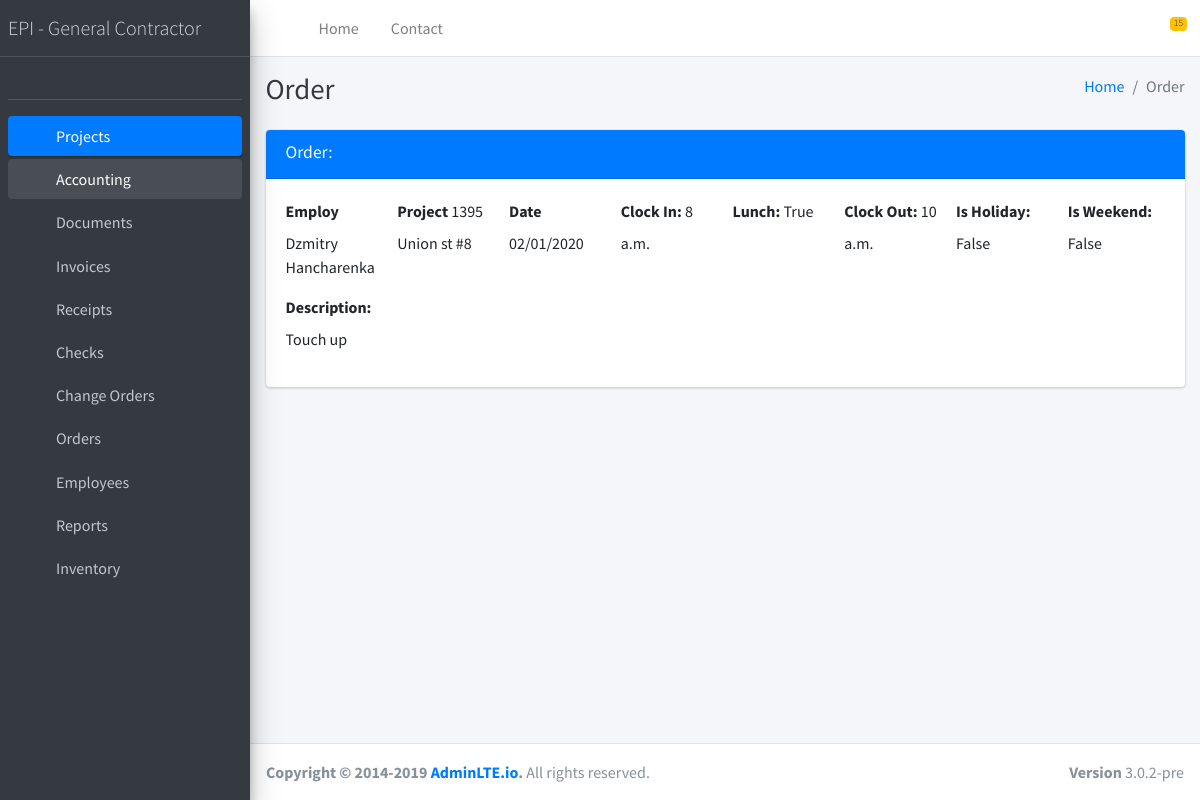
Page /timesheets/2 on the committed database.
### timesheets/models.py (models this page shows, shortened)
class Timesheet(models.Model):
    date = models.DateTimeField(blank=True)
    clock_in = models.TimeField(blank=True)
    clock_out = models.TimeField(blank=True)
    is_holiday = models.BooleanField(blank=True)
    is_meal_time = models.BooleanField(blank=True, default=False)
    is_weekend = models.BooleanField(blank=True)
    description = models.TextField(blank=True)
    project = models.ForeignKey(Project, models.SET_NULL, blank=True, null=True)
    employ = models.ForeignKey(Employ, models.SET_NULL, blank=True, null=True)
    created_at = models.DateTimeField(auto_now=True)
    updated_at = models.DateTimeField(auto_now_add=True)

### employees/models.py (models this page shows)
class Employ(models.Model):
    name = models.CharField(max_length=255)
    address =  models.CharField(max_length=255, blank=True)
    phone =  models.CharField(max_length=255, blank=True)
    email = models.EmailField(blank=True)
    documents = models.ManyToManyField(Files_storage)
    user = models.ForeignKey(User, models.SET_NULL, blank=True, null=True)
    is_active = models.BooleanField(default=True)
    created_at = models.DateTimeField(auto_now=True)
    updated_at = models.DateTimeField(auto_now_add=True)
    def __str__(self):
        return self.name

### projects/models.py (models this page shows, shortened)
class Project(models.Model):
    legal_entity = models.CharField(max_length=255, blank=True)
    portfolio = models.CharField(max_length=255, blank=True)
    address = models.CharField(max_length=255)
    unit = models.IntegerField(blank=True, default=0)
    zip = models.IntegerField(blank=True, default=0)
    city_state = models.CharField(max_length=255, default="San Francisco, CA")
    passwords = models.CharField(max_length=255, blank=True)
    bedrooms = models.IntegerField(default=0, blank=True)
    bathrooms = models.IntegerField(default=0, blank=True)
    sqFt = models.FloatField(default=0, blank=True)
    percent = models.FloatField(default=0, blank=True)
    jobNumber = models.CharField(max_length=255, unique=True, blank=True)
    start_date = models.DateField(default='1970-01-01', blank=True)
    end_date = models.DateField(default='1970-01-01', blank=True)
    status_type = [
        ('Open', 'Open'),
        ('In Progress', 'In Progress'),
        ('Under Review', 'Under Review'),
        ('Approved', 'Approved'),
        ('Done', 'Done'),
        ('Canceled', 'Canceled'),
        ('Rejected', 'Rejected')
    ]
    status = models.CharField(max_length=255, choices=status_type, default='Open')
    pm_epi = models.ForeignKey(User, models.SET_NULL, blank=True, null=True, verbose_name = "Project Manager EPI")
    rm = models.ForeignKey(Resident_manager, models.SET_NULL, blank=True, null=True, verbose_name = "Resident Manager")
    pm = models.ForeignKey(Project_manager, models.SET_NULL, blank=True, null=True, verbose_name = "Project Manager")
    general_contractor = models.ForeignKey(General_contractor, models.SET_NULL, blank=True, null=True, verbose_name = "General Contractor")
    design_package = models.ForeignKey(Design_package, models.SET_NULL, blank=True, null=True, verbose_name = "Design package")
    rq = models.ForeignKey(Files_storage, models.SET_NULL, blank=True, null=True, related_name='rqs')
    contract = models.ForeignKey(Files_storage, models.SET_NULL, blank=True, null=True, related_name='contracts')
    proposal = models.ForeignKey(Files_storage, models.SET_NULL, blank=True, null=True, related_name='proposals')
    drawings = models.ManyToManyField(Files_storage, related_name='drawings')
    documents = models.ManyToManyField(Document, related_name='documents')
    created_at = models.DateTimeField(auto_now=True)
    updated_at = models.DateTimeField(auto_now_add=True)
    uuid = models.UUIDField(default=uuid.uuid4)
    class Meta:
        verbose_name = 'Project'
        verbose_name_plural = 'Projects'
    def __str__(self):
        return self.address + ' #' + str(self.unit)

### timesheets/views.py (the view)
# urls.py: url(r'^(?P<pk>\d+)$', views.read, name='change_order_read'),
def read(request, pk, template_name='timesheets/read.html'):
    item = get_object_or_404(Timesheet, pk=pk)
    data = {
        'item': item
    }
    return render(request, template_name, data)

### templates/timesheets/read.html
{% extends 'base.html' %} {% load static %} {% block content %}
<div class="content-wrapper">
    <div class="content-header">
        <div class="container-fluid">
            <div class="row mb-2">
                <div class="col-sm-6">
                    <h1 class="m-0 text-dark">Order</h1>
                </div>
                <div class="col-sm-6">
                    <ol class="breadcrumb float-sm-right">
                        <li class="breadcrumb-item"><a href="#">Home</a></li>
                        <li class="breadcrumb-item active">Order</li>
                    </ol>
                </div>
            </div>
        </div>
    </div>
    <section class="content">
        <div class="container-fluid">
            <div class="row">
                <div class="col-12">
                    <div class="card card-primary">
                        <div class="card-header">
                            <h3 class="card-title">Order: {{ item.number }}</h3>
                            <div class="card-tools">
                                <a href="{% url 'timesheet_update' item.id %}" type="button" class="btn btn-tool" title="Edit"><i class="fas fa-pencil-alt"></i></a>
                                <a href="{% url 'timesheet_delete' item.id %}" type="button" class="btn btn-tool" title="Delete" onclick="return confirm('Are you sure?')"><i class="far fa-trash-alt"></i></a>
                            </div>
                        </div>
                        <div class="card-body">
                            <div class="row">
                                <div class="col form-group">
                                    <label>Employ</label>
                                    {{ item.employ}}
                                </div>
                                <div class="col form-group">
                                    <label>Project</label>
                                    {{ item.project}}
                                </div>
                                <div class="col form-group">
                                    <label>Date</label>
                                    {{ item.date|date:'d/m/Y' }}
                                </div>
                                <div class="col form-group">
                                    <label>Clock In:</label>
                                    {{ item.clock_in }}
                                </div>
                                <div class="col form-group">
                                    <label>Lunch:</label>
                                    {{ item.is_meal_time }}
                                </div>
                                <div class="col form-group">
                                    <label>Clock Out:</label>
                                    {{ item.clock_out }}
                                </div>
                                <div class="col form-group">
                                    <label>Is Holiday:</label>
                                    {{ item.is_holiday }}
                                </div>
                                <div class="col form-group">
                                    <label>Is Weekend:</label>
                                    {{ item.is_weekend }}
                                </div>
                            </div>
                            <div class="row">
                                <div class="col-12">
                                    <div class="form-group">
                                        <label>Description:</label>
                                        <div>{{ item.description }}</div>
                                    </div>
                                </div>
                            </div>
                        </div>
                    </div>
                </div>
            </div>
        </div>
    </section>
</div>
{% endblock content %}

### rows in the picture
Timesheet: employ "Dzmitry Hancharenka", project "1395 Union st #8", date "02/01/2020", clock_in "8 a.m.", is_meal_time "True", clock_out "10 a.m.", is_holiday "False", is_weekend "False", description "Touch up"
